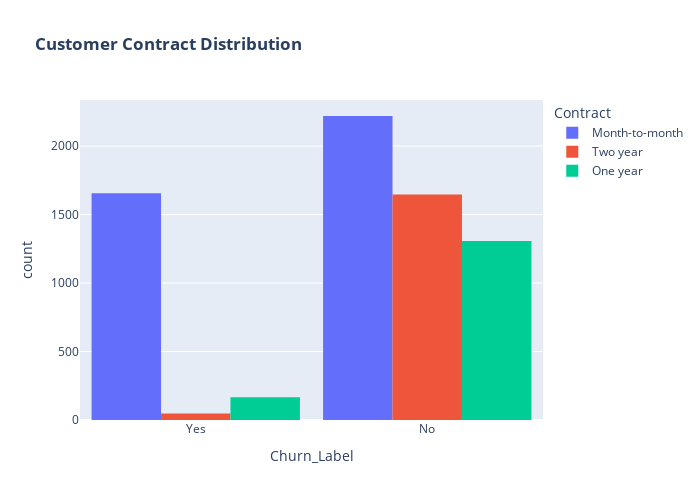

Source (notebook cell):
### Code cell
# Invoking contract_Distribution
contract_Distribution()

### Figure 1 — Plotly figure (JSON) as saved in the notebook; plotly's stock layout.template omitted (floating-point values rounded to 4 significant figures; data arrays with more than 128 entries replaced by an {"elided": "..."} marker saying what was removed)
{"data": [{"alignmentgroup": "True", "bingroup": "x", "hovertemplate": "Contract=Month-to-month<br>Churn_Label=%{x}<br>count=%{y}<extra></extra>", "legendgroup": "Month-to-month", "marker": {"color": "#636efa", "pattern": {"shape": ""}}, "name": "Month-to-month", "offsetgroup": "Month-to-month", "orientation": "v", "showlegend": true, "type": "histogram", "x": {"elided": "3875 str values"}, "xaxis": "x", "yaxis": "y"}, {"alignmentgroup": "True", "bingroup": "x", "hovertemplate": "Contract=Two year<br>Churn_Label=%{x}<br>count=%{y}<extra></extra>", "legendgroup": "Two year", "marker": {"color": "#EF553B", "pattern": {"shape": ""}}, "name": "Two year", "offsetgroup": "Two year", "orientation": "v", "showlegend": true, "type": "histogram", "x": {"elided": "1695 str values"}, "xaxis": "x", "yaxis": "y"}, {"alignmentgroup": "True", "bingroup": "x", "hovertemplate": "Contract=One year<br>Churn_Label=%{x}<br>count=%{y}<extra></extra>", "legendgroup": "One year", "marker": {"color": "#00cc96", "pattern": {"shape": ""}}, "name": "One year", "offsetgroup": "One year", "orientation": "v", "showlegend": true, "type": "histogram", "x": {"elided": "1473 str values"}, "xaxis": "x", "yaxis": "y"}], "layout": {"bargap": 0.1, "barmode": "group", "height": 500, "legend": {"title": {"text": "Contract"}, "tracegroupgap": 0}, "title": {"text": "<b>Customer Contract Distribution<b>"}, "width": 700, "xaxis": {"anchor": "y", "domain": [0, 1], "title": {"text": "Churn_Label"}}, "yaxis": {"anchor": "x", "domain": [0, 1], "title": {"text": "count"}}}}
